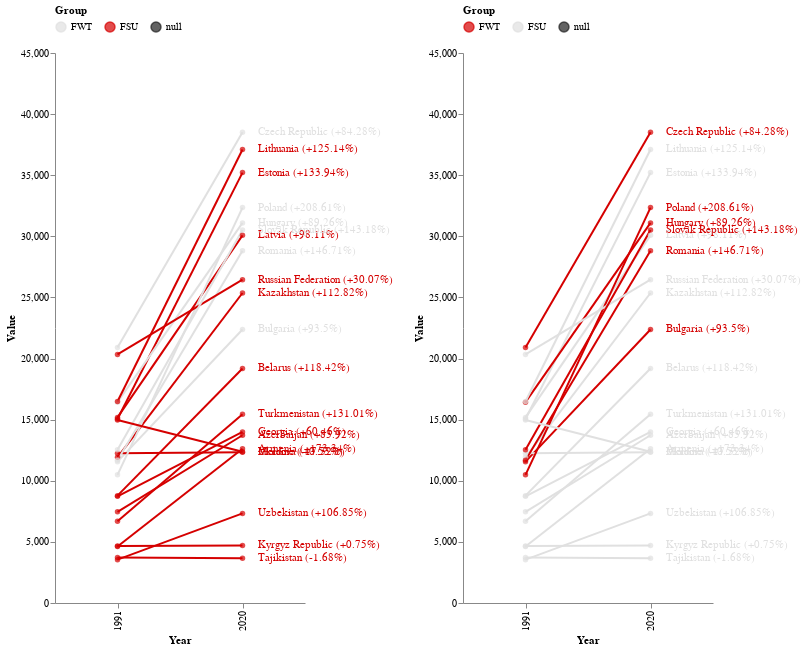

The cell this chart's notebook holds for it:
### Markdown cell above
#### GDP PPC

### Code cell
df = gdp_pc_ppp.loc[
    gdp_pc_ppp.Year.isin([1991, 2020])
].copy()

# Add Pct Change and Labels
pct_change = df.groupby('Country Code').apply(
    lambda tx: tx.sort_values(by='Year').loc[:, ['Value']].pct_change().iloc[1] * 100
).rename(columns = {'Value': 'PctChange'})

df = df.merge(pct_change, on = 'Country Code')

df.loc[:, 'Label'] = df.loc[:, 'Country Name'] + ' (' + df.loc[:, 'PctChange'].round(2).astype(str) + '%)'
df.loc[df.PctChange>0, 'Label'] = df.loc[:, 'Country Name'] + ' (+' + df.loc[:, 'PctChange'].round(2).astype(str) + '%)'


x = 'Year:O'
y = 'Value'
detail = 'Country Code'

color_fwt = alt.Color(
    'Group',
    scale = alt.Scale(
    domain = ['FWT', 'FSU', 'null'],
    range = ['#D50000', '#E0E0E0', '#212121']
    ),
    legend=alt.Legend(orient="top")
)

color_fsu = alt.Color(
    'Group',
    scale = alt.Scale(
    domain = ['FWT', 'FSU', 'null'],
    range = ['#E0E0E0', '#D50000', '#212121']
    ),
    legend=alt.Legend(orient="top")
)

text = alt.condition(alt.datum.Year == 2020, 'Label', alt.value(' '))

width = 250
height = 550

# FWT

base_fwt = alt.Chart(
    df.loc[
        ~df['Country Code'].isin(['FSU', 'ECS', 'ECA'])
    ]
).encode(
    x=x,
    y=y,
    color=color_fwt,
    detail=detail,
    text=text
)

slope_fwt = alt.layer(
    base_fwt.mark_line(),
    base_fwt.mark_circle(),
    base_fwt.mark_text(
        align='left',
        baseline='middle',
        dx=15  # Nudges text to right so it doesn't appear on top of the bar
    )
).properties(
    width = width,
    height = height
)

# FSU

base_fsu = alt.Chart(
    df.loc[
        ~df['Country Code'].isin(['FWT', 'ECS', 'ECA'])
    ]
).encode(
    x=x,
    y=y,
    color=color_fsu,
    detail=detail,
    text=text
)

slope_fsu = alt.layer(
    base_fsu.mark_line(),
    base_fsu.mark_circle(),
    base_fwt.mark_text(
        align='left',
        baseline='middle',
        dx=15  # Nudges text to right so it doesn't appear on top of the bar
    )
).properties(
    width = width,
    height = height
)

alt.hconcat(
    slope_fsu,
    slope_fwt
).configure_view(
    strokeWidth=0
).configure_axis(
    grid=False
).resolve_scale(color='independent')

### Figure 1 — Vega-Lite specification as saved in the notebook (floating-point values rounded to 4 significant figures)
{"config": {"view": {"continuousWidth": 400, "continuousHeight": 300, "strokeWidth": 0}, "axis": {"grid": false}}, "hconcat": [{"layer": [{"data": {"name": "data-2139b30c1cc9d1f5fc0df4d1a552291d"}, "mark": "line", "encoding": {"color": {"field": "Group", "legend": {"orient": "top"}, "scale": {"domain": ["FWT", "FSU", "null"], "range": ["#E0E0E0", "#D50000", "#212121"]}, "type": "nominal"}, "detail": {"field": "Country Code", "type": "nominal"}, "text": {"condition": {"field": "Label", "type": "nominal", "test": "(datum.Year === 2020)"}, "value": " "}, "x": {"field": "Year", "type": "ordinal"}, "y": {"field": "Value", "type": "quantitative"}}}, {"data": {"name": "data-2139b30c1cc9d1f5fc0df4d1a552291d"}, "mark": "circle", "encoding": {"color": {"field": "Group", "legend": {"orient": "top"}, "scale": {"domain": ["FWT", "FSU", "null"], "range": ["#E0E0E0", "#D50000", "#212121"]}, "type": "nominal"}, "detail": {"field": "Country Code", "type": "nominal"}, "text": {"condition": {"field": "Label", "type": "nominal", "test": "(datum.Year === 2020)"}, "value": " "}, "x": {"field": "Year", "type": "ordinal"}, "y": {"field": "Value", "type": "quantitative"}}}, {"data": {"name": "data-2139b30c1cc9d1f5fc0df4d1a552291d"}, "mark": {"type": "text", "align": "left", "baseline": "middle", "dx": 15}, "encoding": {"color": {"field": "Group", "legend": {"orient": "top"}, "scale": {"domain": ["FWT", "FSU", "null"], "range": ["#D50000", "#E0E0E0", "#212121"]}, "type": "nominal"}, "detail": {"field": "Country Code", "type": "nominal"}, "text": {"condition": {"field": "Label", "type": "nominal", "test": "(datum.Year === 2020)"}, "value": " "}, "x": {"field": "Year", "type": "ordinal"}, "y": {"field": "Value", "type": "quantitative"}}}], "height": 550, "width": 250}, {"layer": [{"mark": "line", "encoding": {"color": {"field": "Group", "legend": {"orient": "top"}, "scale": {"domain": ["FWT", "FSU", "null"], "range": ["#D50000", "#E0E0E0", "#212121"]}, "type": "nominal"}, "detail": {"field": "Country Code", "type": "nominal"}, "text": {"condition": {"field": "Label", "type": "nominal", "test": "(datum.Year === 2020)"}, "value": " "}, "x": {"field": "Year", "type": "ordinal"}, "y": {"field": "Value", "type": "quantitative"}}}, {"mark": "circle", "encoding": {"color": {"field": "Group", "legend": {"orient": "top"}, "scale": {"domain": ["FWT", "FSU", "null"], "range": ["#D50000", "#E0E0E0", "#212121"]}, "type": "nominal"}, "detail": {"field": "Country Code", "type": "nominal"}, "text": {"condition": {"field": "Label", "type": "nominal", "test": "(datum.Year === 2020)"}, "value": " "}, "x": {"field": "Year", "type": "ordinal"}, "y": {"field": "Value", "type": "quantitative"}}}, {"mark": {"type": "text", "align": "left", "baseline": "middle", "dx": 15}, "encoding": {"color": {"field": "Group", "legend": {"orient": "top"}, "scale": {"domain": ["FWT", "FSU", "null"], "range": ["#D50000", "#E0E0E0", "#212121"]}, "type": "nominal"}, "detail": {"field": "Country Code", "type": "nominal"}, "text": {"condition": {"field": "Label", "type": "nominal", "test": "(datum.Year === 2020)"}, "value": " "}, "x": {"field": "Year", "type": "ordinal"}, "y": {"field": "Value", "type": "quantitative"}}}], "data": {"name": "data-2139b30c1cc9d1f5fc0df4d1a552291d"}, "height": 550, "width": 250}], "resolve": {"scale": {"color": "independent"}}, "$schema": "https://vega.github.io/schema/vega-lite/v4.17.0.json", "datasets": {"data-2139b30c1cc9d1f5fc0df4d1a552291d": [{"Country Name": "Armenia", "Country Code": "ARM", "Indicator Code": "NY.GDP.PCAP.PP.KD", "Group": "FSU", "Region": "South Caucasus", "Year": 1991, "Value": 4617.0, "PctChange": 173.3, "Label": "Armenia (+173.34%)"}, {"Country Name": "Armenia", "Country Code": "ARM", "Indicator Code": "NY.GDP.PCAP.PP.KD", "Group": "FSU", "Region": "South Caucasus", "Year": 2020, "Value": 12620.0, "PctChange": 173.3, "Label": "Armenia (+173.34%)"}, {"Country Name": "Azerbaijan", "Country Code": "AZE", "Indicator Code": "NY.GDP.PCAP.PP.KD", "Group": "FSU", "Region": "South Caucasus", "Year": 1991, "Value": 7464.0, "PctChange": 83.92, "Label": "Azerbaijan (+83.92%)"}, {"Country Name": "Azerbaijan", "Country Code": "AZE", "Indicator Code": "NY.GDP.PCAP.PP.KD", "Group": "FSU", "Region": "South Caucasus", "Year": 2020, "Value": 13730.0, "PctChange": 83.92, "Label": "Azerbaijan (+83.92%)"}, {"Country Name": "Bulgaria", "Country Code": "BGR", "Indicator Code": "NY.GDP.PCAP.PP.KD", "Group": "FWT", "Region": "Eastern Europe", "Year": 1991, "Value": 11570.0, "PctChange": 93.5, "Label": "Bulgaria (+93.5%)"}, {"Country Name": "Bulgaria", "Country Code": "BGR", "Indicator Code": "NY.GDP.PCAP.PP.KD", "Group": "FWT", "Region": "Eastern Europe", "Year": 2020, "Value": 22380.0, "PctChange": 93.5, "Label": "Bulgaria (+93.5%)"}, {"Country Name": "Belarus", "Country Code": "BLR", "Indicator Code": "NY.GDP.PCAP.PP.KD", "Group": "FSU", "Region": "Eastern Europe", "Year": 1991, "Value": 8784.0, "PctChange": 118.4, "Label": "Belarus (+118.42%)"}, {"Country Name": "Belarus", "Country Code": "BLR", "Indicator Code": "NY.GDP.PCAP.PP.KD", "Group": "FSU", "Region": "Eastern Europe", "Year": 2020, "Value": 19190.0, "PctChange": 118.4, "Label": "Belarus (+118.42%)"}, {"Country Name": "Czech Republic", "Country Code": "CZE", "Indicator Code": "NY.GDP.PCAP.PP.KD", "Group": "FWT", "Region": "Eastern Europe", "Year": 1991, "Value": 20900.0, "PctChange": 84.28, "Label": "Czech Republic (+84.28%)"}, {"Country Name": "Czech Republic", "Country Code": "CZE", "Indicator Code": "NY.GDP.PCAP.PP.KD", "Group": "FWT", "Region": "Eastern Europe", "Year": 2020, "Value": 38510.0, "PctChange": 84.28, "Label": "Czech Republic (+84.28%)"}, {"Country Name": "Estonia", "Country Code": "EST", "Indicator Code": "NY.GDP.PCAP.PP.KD", "Group": "FSU", "Region": "Baltic states", "Year": 1991, "Value": 15050.0, "PctChange": 133.9, "Label": "Estonia (+133.94%)"}, {"Country Name": "Estonia", "Country Code": "EST", "Indicator Code": "NY.GDP.PCAP.PP.KD", "Group": "FSU", "Region": "Baltic states", "Year": 2020, "Value": 35220.0, "PctChange": 133.9, "Label": "Estonia (+133.94%)"}, {"Country Name": "European Union", "Country Code": "EUU", "Indicator Code": "NY.GDP.PCAP.PP.KD", "Group": null, "Region": null, "Year": 1991, "Value": 28840.0, "PctChange": 44.54, "Label": "European Union (+44.54%)"}, {"Country Name": "European Union", "Country Code": "EUU", "Indicator Code": "NY.GDP.PCAP.PP.KD", "Group": null, "Region": null, "Year": 2020, "Value": 41680.0, "PctChange": 44.54, "Label": "European Union (+44.54%)"}, {"Country Name": "Georgia", "Country Code": "GEO", "Indicator Code": "NY.GDP.PCAP.PP.KD", "Group": "FSU", "Region": "South Caucasus", "Year": 1991, "Value": 8724.0, "PctChange": 60.46, "Label": "Georgia (+60.46%)"}, {"Country Name": "Georgia", "Country Code": "GEO", "Indicator Code": "NY.GDP.PCAP.PP.KD", "Group": "FSU", "Region": "South Caucasus", "Year": 2020, "Value": 14000.0, "PctChange": 60.46, "Label": "Georgia (+60.46%)"}, {"Country Name": "Hungary", "Country Code": "HUN", "Indicator Code": "NY.GDP.PCAP.PP.KD", "Group": "FWT", "Region": "Eastern Europe", "Year": 1991, "Value": 16430.0, "PctChange": 89.26, "Label": "Hungary (+89.26%)"}, {"Country Name": "Hungary", "Country Code": "HUN", "Indicator Code": "NY.GDP.PCAP.PP.KD", "Group": "FWT", "Region": "Eastern Europe", "Year": 2020, "Value": 31100.0, "PctChange": 89.26, "Label": "Hungary (+89.26%)"}, {"Country Name": "Kazakhstan", "Country Code": "KAZ", "Indicator Code": "NY.GDP.PCAP.PP.KD", "Group": "FSU", "Region": "Central Asia", "Year": 1991, "Value": 11920.0, "PctChange": 112.8, "Label": "Kazakhstan (+112.82%)"}, {"Country Name": "Kazakhstan", "Country Code": "KAZ", "Indicator Code": "NY.GDP.PCAP.PP.KD", "Group": "FSU", "Region": "Central Asia", "Year": 2020, "Value": 25360.0, "PctChange": 112.8, "Label": "Kazakhstan (+112.82%)"}, {"Country Name": "Kyrgyz Republic", "Country Code": "KGZ", "Indicator Code": "NY.GDP.PCAP.PP.KD", "Group": "FSU", "Region": "Central Asia", "Year": 1991, "Value": 4672.0, "PctChange": 0.7502, "Label": "Kyrgyz Republic (+0.75%)"}, {"Country Name": "Kyrgyz Republic", "Country Code": "KGZ", "Indicator Code": "NY.GDP.PCAP.PP.KD", "Group": "FSU", "Region": "Central Asia", "Year": 2020, "Value": 4707.0, "PctChange": 0.7502, "Label": "Kyrgyz Republic (+0.75%)"}, {"Country Name": "Lithuania", "Country Code": "LTU", "Indicator Code": "NY.GDP.PCAP.PP.KD", "Group": "FSU", "Region": "Baltic states", "Year": 1991, "Value": 16480.0, "PctChange": 125.1, "Label": "Lithuania (+125.14%)"}, {"Country Name": "Lithuania", "Country Code": "LTU", "Indicator Code": "NY.GDP.PCAP.PP.KD", "Group": "FSU", "Region": "Baltic states", "Year": 2020, "Value": 37110.0, "PctChange": 125.1, "Label": "Lithuania (+125.14%)"}, {"Country Name": "Latvia", "Country Code": "LVA", "Indicator Code": "NY.GDP.PCAP.PP.KD", "Group": "FSU", "Region": "Baltic states", "Year": 1991, "Value": 15180.0, "PctChange": 98.11, "Label": "Latvia (+98.11%)"}, {"Country Name": "Latvia", "Country Code": "LVA", "Indicator Code": "NY.GDP.PCAP.PP.KD", "Group": "FSU", "Region": "Baltic states", "Year": 2020, "Value": 30080.0, "PctChange": 98.11, "Label": "Latvia (+98.11%)"}, {"Country Name": "Moldova", "Country Code": "MDA", "Indicator Code": "NY.GDP.PCAP.PP.KD", "Group": "FSU", "Region": "Eastern Europe", "Year": 1991, "Value": 12260.0, "PctChange": 0.5334, "Label": "Moldova (+0.53%)"}, {"Country Name": "Moldova", "Country Code": "MDA", "Indicator Code": "NY.GDP.PCAP.PP.KD", "Group": "FSU", "Region": "Eastern Europe", "Year": 2020, "Value": 12320.0, "PctChange": 0.5334, "Label": "Moldova (+0.53%)"}, {"Country Name": "Poland", "Country Code": "POL", "Indicator Code": "NY.GDP.PCAP.PP.KD", "Group": "FWT", "Region": "Eastern Europe", "Year": 1991, "Value": 10480.0, "PctChange": 208.6, "Label": "Poland (+208.61%)"}, {"Country Name": "Poland", "Country Code": "POL", "Indicator Code": "NY.GDP.PCAP.PP.KD", "Group": "FWT", "Region": "Eastern Europe", "Year": 2020, "Value": 32350.0, "PctChange": 208.6, "Label": "Poland (+208.61%)"}, {"Country Name": "Romania", "Country Code": "ROU", "Indicator Code": "NY.GDP.PCAP.PP.KD", "Group": "FWT", "Region": "Eastern Europe", "Year": 1991, "Value": 11690.0, "PctChange": 146.7, "Label": "Romania (+146.71%)"}, {"Country Name": "Romania", "Country Code": "ROU", "Indicator Code": "NY.GDP.PCAP.PP.KD", "Group": "FWT", "Region": "Eastern Europe", "Year": 2020, "Value": 28830.0, "PctChange": 146.7, "Label": "Romania (+146.71%)"}, {"Country Name": "Russian Federation", "Country Code": "RUS", "Indicator Code": "NY.GDP.PCAP.PP.KD", "Group": "FSU", "Region": "Eastern Europe", "Year": 1991, "Value": 20340.0, "PctChange": 30.07, "Label": "Russian Federation (+30.07%)"}, {"Country Name": "Russian Federation", "Country Code": "RUS", "Indicator Code": "NY.GDP.PCAP.PP.KD", "Group": "FSU", "Region": "Eastern Europe", "Year": 2020, "Value": 26460.0, "PctChange": 30.07, "Label": "Russian Federation (+30.07%)"}, {"Country Name": "Slovak Republic", "Country Code": "SVK", "Indicator Code": "NY.GDP.PCAP.PP.KD", "Group": "FWT", "Region": "Eastern Europe", "Year": 1991, "Value": 12550.0, "PctChange": 143.2, "Label": "Slovak Republic (+143.18%)"}, {"Country Name": "Slovak Republic", "Country Code": "SVK", "Indicator Code": "NY.GDP.PCAP.PP.KD", "Group": "FWT", "Region": "Eastern Europe", "Year": 2020, "Value": 30510.0, "PctChange": 143.2, "Label": "Slovak Republic (+143.18%)"}, {"Country Name": "Tajikistan", "Country Code": "TJK", "Indicator Code": "NY.GDP.PCAP.PP.KD", "Group": "FSU", "Region": "Central Asia", "Year": 1991, "Value": 3720.0, "PctChange": -1.679, "Label": "Tajikistan (-1.68%)"}, {"Country Name": "Tajikistan", "Country Code": "TJK", "Indicator Code": "NY.GDP.PCAP.PP.KD", "Group": "FSU", "Region": "Central Asia", "Year": 2020, "Value": 3658.0, "PctChange": -1.679, "Label": "Tajikistan (-1.68%)"}, {"Country Name": "Turkmenistan", "Country Code": "TKM", "Indicator Code": "NY.GDP.PCAP.PP.KD", "Group": "FSU", "Region": "Central Asia", "Year": 1991, "Value": 6685.0, "PctChange": 131.0, "Label": "Turkmenistan (+131.01%)"}, {"Country Name": "Turkmenistan", "Country Code": "TKM", "Indicator Code": "NY.GDP.PCAP.PP.KD", "Group": "FSU", "Region": "Central Asia", "Year": 2020, "Value": 15440.0, "PctChange": 131.0, "Label": "Turkmenistan (+131.01%)"}, {"Country Name": "Ukraine", "Country Code": "UKR", "Indicator Code": "NY.GDP.PCAP.PP.KD", "Group": "FSU", "Region": "Eastern Europe", "Year": 1991, "Value": 14970.0, "PctChange": -17.32, "Label": "Ukraine (-17.32%)"}, {"Country Name": "Ukraine", "Country Code": "UKR", "Indicator Code": "NY.GDP.PCAP.PP.KD", "Group": "FSU", "Region": "Eastern Europe", "Year": 2020, "Value": 12380.0, "PctChange": -17.32, "Label": "Ukraine (-17.32%)"}, {"Country Name": "Uzbekistan", "Country Code": "UZB", "Indicator Code": "NY.GDP.PCAP.PP.KD", "Group": "FSU", "Region": "Central Asia", "Year": 1991, "Value": 3545.0, "PctChange": 106.8, "Label": "Uzbekistan (+106.85%)"}, {"Country Name": "Uzbekistan", "Country Code": "UZB", "Indicator Code": "NY.GDP.PCAP.PP.KD", "Group": "FSU", "Region": "Central Asia", "Year": 2020, "Value": 7332.0, "PctChange": 106.8, "Label": "Uzbekistan (+106.85%)"}]}}
